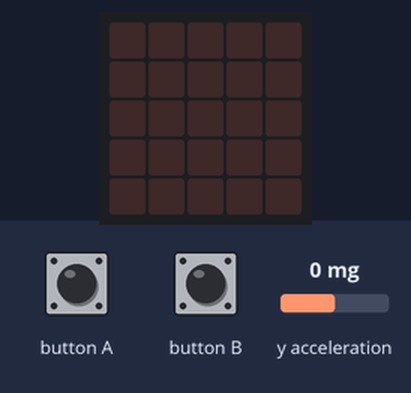
This program was run on a simulated BBC micro:bit running MicroPython. Parts: the board's 5×5 LED display. The inputs (shaded band) are chosen by the test bench; at power-on: y acceleration 0 mg. The interpreter's speed is modelled, so counts of loop turns are approximate.

Above: at 1.2 s.
1.3 s: button A pressed for 0.15 s
At 3.6 s:
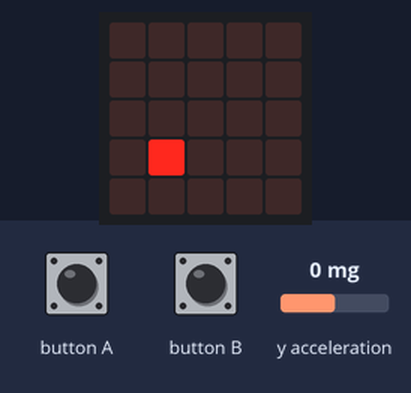
4.4 s: button B pressed for 0.15 s
At 5.9 s:
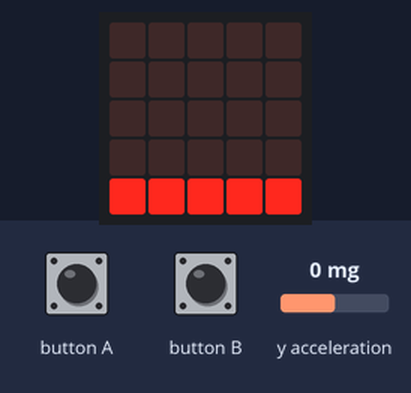
7.5 s: button A pressed for 1 s
At 7.9 s:
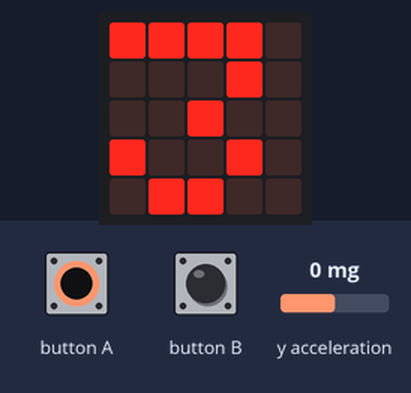
11.5 s: button B pressed for 1 s
At 12.1 s:
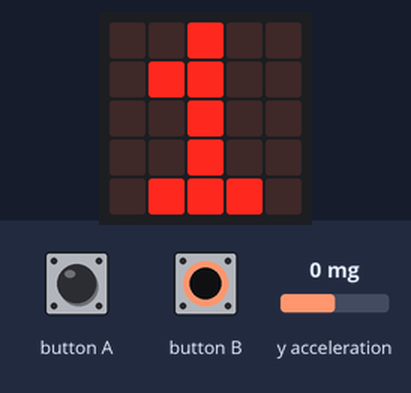
Timing chart, 0 to 14.5 s (numbered marks = the images above; inputs shaded):
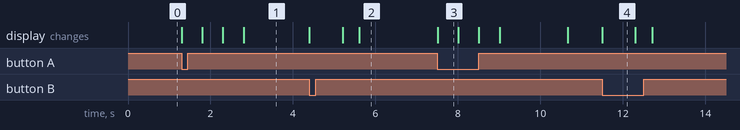

Measured:
- after the input at 1.3 s, the display: first changes at once (image 1 shows a later state)
- after the input at 4.4 s, the display: first changes at once (image 2 shows a later state)
- after the input at 7.5 s, the display: changes at once (image 3)
- after the input at 11.5 s, the display: changes at once (image 4)
- what the display in image 3 shows lasts 0.5 s, from 7.5 s to 8.0 s
- what the display in image 4 shows lasts 0.8 s, from 11.5 s to 12.3 s

The program:

data_MAcollector.py
```python
from microbit import *

accReadingList = []             #   This is a list - we will add each accelerometer reading we take to this list.
totalNumberOfReadings = 150     #   The code is limited to 150 data points - a few more is possible but there is an upper limit
numberOfReadings = 0            #   I don't use a loop to do the 150 readings, so I count how many we've done and stop at 150

startingTime = 0                #   We time how long it takes (although this is a factor of totalNumberOfReadings and our sampling period)
duration = 0

startTiming = False             #   This is a switch we set to True when we are reading accelerometer data

maxReadingsPerCycle = 0         #   For interest we'll take note of the max number of readings we are able to make in 1 cycle.

def countDownValue(currentCount):       #   Just a little countdown to prepare the user for when the micro:bit begins measuring data.
    display.show(str(currentCount))
    sleep(500)

while True:

    if(button_a.was_pressed()):         #   Initiate the process of reading data
        countDownValue(3)
        countDownValue(2)
        countDownValue(1)
        display.show(".")
        startTiming  = True
        startingTime = running_time()

    if(startTiming):
        #   We have 25ms (or whatever u change it to) to get an accelerometer reading... we might as well use that time productively.
        #   So, what we'll do is sample the acc reading as much as possible during this loop, and we'll record the average value across those readings.
        #   This 'moving average' will help to smooth out any erratic readings.

        loopStart = running_time()  #   record the time now, so we can stop the loop below after 25ms
        accSmoothReading = 0        #   we'll use this to find the sum of all readings during our 25ms
        accSmoothReadings = 0       #   and we count how many readings we are able to make.


        while(  (loopStart + 25) > running_time() ):        #   we stay in this loop for 25 ms
            accSmoothReading += accelerometer.get_y()       #   we add the accelerometer readings during this period
            accSmoothReadings += 1                          #   and we record the number of readings we are able to make.


        if(accSmoothReadings > 0):                          #   Unlikely we need this, but it means no risk of dividing by zero below.
            accMovingAverage = accSmoothReading / accSmoothReadings
            accReadingList.append(accMovingAverage)         #   ADD THE AVERAGE READING DURING THE 25ms PERIOD
            if(maxReadingsPerCycle < accSmoothReadings):    #   This is just to show us how many readings we manage per cycle.
                maxReadingsPerCycle = accSmoothReadings
            numberOfReadings += 1


    if((numberOfReadings >= totalNumberOfReadings) and startTiming):    #   Straight after 150 readings have been taken this switch is True
        startTiming = False
        duration = running_time() - startingTime
        display.show(Image.DIAMOND)
        sleep(500)

    if(button_b.was_pressed()):
        display.show(str(maxReadingsPerCycle) + "_")
        sleep(1000)
```
